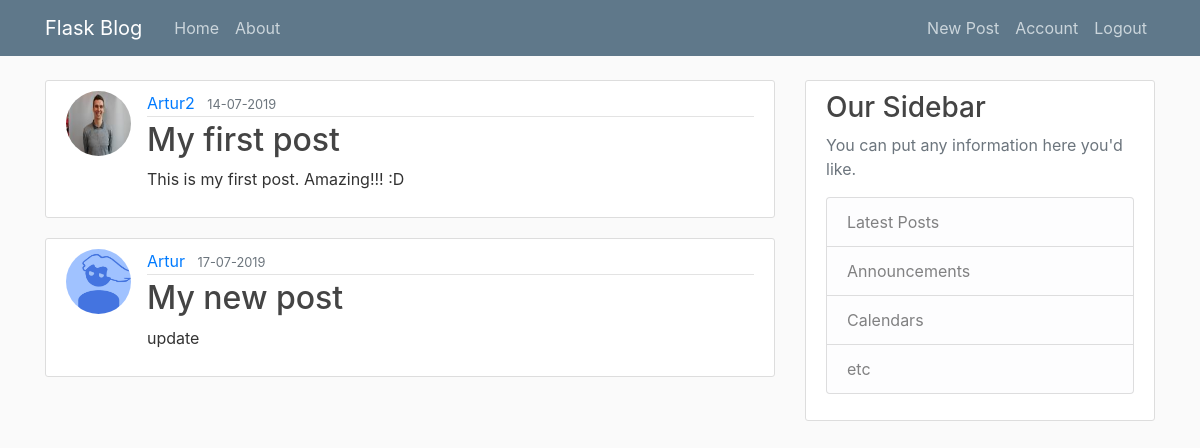
Screenshot of /home (signed in) with the database file from the repository.
### main/models.py (models this page shows, shortened)
class Post(db.Model):
    id = db.Column(db.Integer, primary_key=True)
    title = db.Column(db.String(100), nullable=False)
    date_posted = db.Column(db.DateTime, nullable=False, default=datetime.utcnow)
    content = db.Column(db.Text, nullable=False)
    user_id = db.Column(db.Integer, db.ForeignKey('user.id'), nullable= False)

class User(db.Model, UserMixin):
    id = db.Column(db.Integer, primary_key=True)
    username = db.Column(db.String(20), unique=True, nullable=False)
    email = db.Column(db.String(120), unique=True, nullable=False)
    image_file = db.Column(db.String(20), nullable=False, default='default.jpg')
    password = db.Column(db.String(60), nullable=False)
    posts = db.relationship('Post', backref='author', lazy = True)

### main/routes.py (the view)
@app.route("/")
@app.route("/home")
def home():
    posts = Post.query.all()
    return render_template('home.html', posts=posts)

### main/models.py (called while the page is built)
@login_manager.user_loader
def load_user(user_id):
    return User.query.get(int(user_id))

### main/templates/home.html (shortened to what this page needs)
{% extends "layout.html" %}
{% block content %}
    {% for post in posts %}
    <article class="media content-section">
        <img class="rounded-circle article-img" src="{{ url_for('static', filename='profile_pics/' + post.author.image_file) }}">
          <div class="media-body">
            <div class="article-metadata">
              <a class="mr-2" href="#">{{ post.author.username }}</a>
              <small class="text-muted">{{ post.date_posted.strftime('%d-%m-%Y') }}</small>
            </div>
            <h2><a class="article-title" href="#">{{ post.title }}</a></h2>
            <p class="article-content">{{ post.content }}</p>
          </div>
    </article>
    {% endfor %}
{% endblock content %}

### main/static/main.css (style rules this page uses)
body { background: #fafafa; color: #333333; margin-top: 5rem; }
h1, h2, h3, h4, h5, h6 { color: #444444; }
.content-section { background: #ffffff; padding: 10px 20px; border: 1px solid #dddddd; border-radius: 3px; margin-bottom: 20px; }
.article-title { color: #444444; }
.article-content { white-space: pre-line; }
.article-img { height: 65px; width: 65px; margin-right: 16px; }
.article-metadata { padding-bottom: 1px; margin-bottom: 4px; border-bottom: 1px solid #e3e3e3 }

### rows the page displays
Post: image_file (picture), author.username "Artur2", date_posted "14-07-2019", title "My first post", content "This is my first post. Amazing!!! :D"
Post: image_file (placeholder picture), author.username "Artur", date_posted "17-07-2019", title "My new post", content "update"
